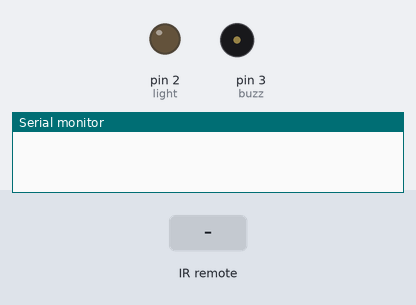
Simulated run of this sketch. Board: Arduino Uno, built with avr-gcc and run on an emulated ATmega328P. Shown: output pins drawn as LEDs (lit = HIGH), buzzer (waves = sounding, pin HIGH), the last lines printed to the serial monitor. The test bench sets the inputs (shaded band).

Above: at 1.2 s.
1.3 s: infrared code 0xA90 received
At 2.2 s:
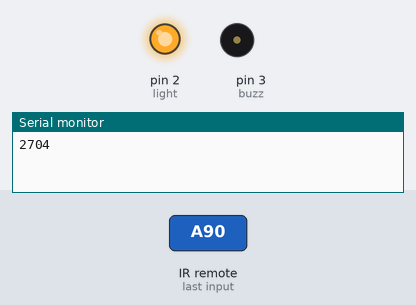
2.8 s: infrared code 0x910 received
At 3.3 s:
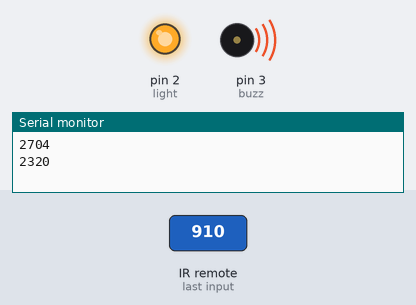
4.3 s: infrared code 0xA70 received
At 5.5 s:
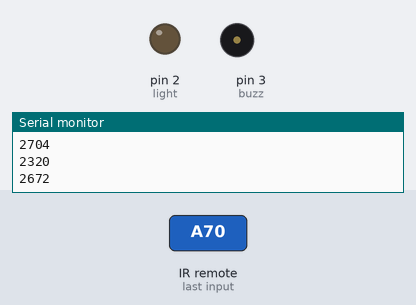
5.8 s: infrared code 0x910 received
At 6.8 s:
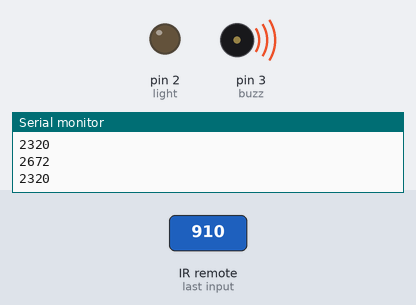
Timing chart, 0 to 8.3 s (numbered marks = the images above; inputs shaded):
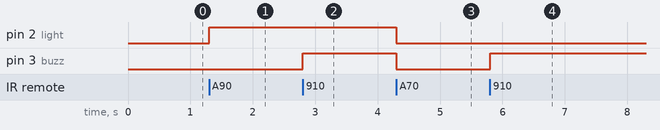

The sketch:

IR_Sensor.ino
```cpp
#include <IRremote.h>

int IR = 11;
int light = 2;
int buzz = 3;
IRrecv irrecv(IR);
decode_results results;

void setup() {
  // put your setup code here, to run once:
  pinMode(light,OUTPUT);
  pinMode(buzz,OUTPUT);
  Serial.begin(9600);
  irrecv.enableIRIn();
}

void loop() {
  // put your main code here, to run repeatedly:
  if (irrecv.decode(&results))
  {
    Serial.println(results.value, DEC);
    irrecv.resume();
  }
  if (results.value == 2704)//ON
  {
    digitalWrite(light, HIGH);

  }
  else if (results.value == 2320)//0
  {
    digitalWrite(buzz, HIGH);

  }
  else if (results.value == 2672)//center
  {
    digitalWrite(light, LOW);
    digitalWrite(buzz, LOW);

  }
}
```

Measured:
- after the input at 1.3 s, pin 2 (light): LOW → HIGH at once
- after the input at 2.8 s, pin 3 (buzz): LOW → HIGH at once
- after the input at 4.3 s, pin 2 (light), pin 3 (buzz): HIGH → LOW at once
- after the input at 5.8 s, pin 3 (buzz): LOW → HIGH at once
